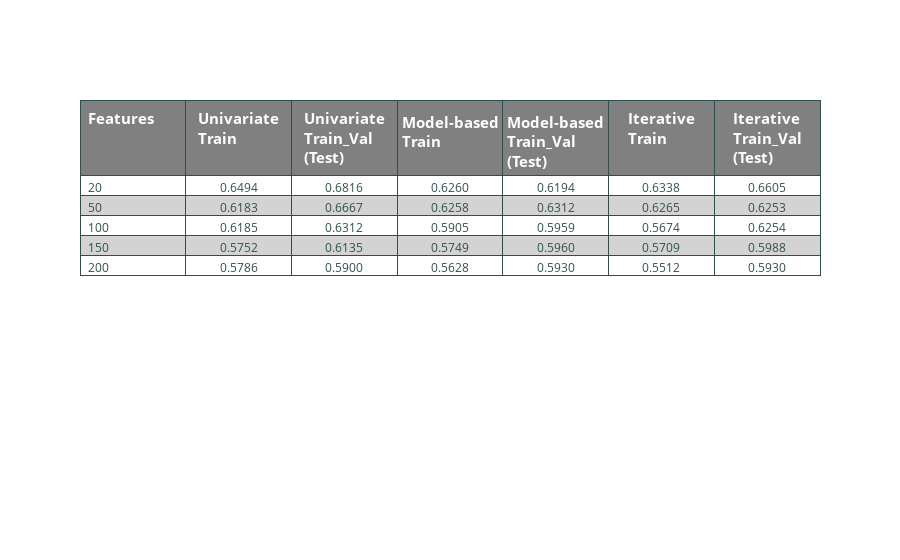

Notebook code for this chart:
### Markdown cell above
### Showing tables of scores

### Code cell
print("All features:")
print("train score: {:.4f}".format(val_score))
print("test score: {:.4f}".format(test_score))

headerColor = 'grey'
rowEvenColor = 'lightgrey'
rowOddColor = 'white'

fig = go.Figure(data=[go.Table(
  header=dict(
    values=['<b>Features</b>','<b>Univariate Train</b>','<b>Univariate Train_Val (Test) </b>','<b>Model-based Train</b>','<b>Model-based Train_Val (Test)</b>','<b>Iterative Train</b>','<b>Iterative Train_Val (Test)</b>'],
    line_color='darkslategray',
    fill_color=headerColor,
    align=['left','center'],
    font=dict(color='white', size=15)
  ),
  cells=dict(
    #Adding the data (results)
    values=[
      number_features,
      train_score_uni,
      test_score_uni,
      train_score_mod,
      test_score_mod,
      train_score_iter,
      test_score_iter],
    line_color='darkslategray',
    # 2-D list of colors for alternating rows
    fill_color = [[rowOddColor,rowEvenColor,rowOddColor, rowEvenColor,rowOddColor]*5],
    align = ['left', 'center'],
    font = dict(color = 'darkslategray', size = 12),
    format=[".0f",".4f"]
    ))
])

fig.show()

### Figure 1 — Plotly figure (JSON) as saved in the notebook; plotly's stock layout.template omitted (floating-point values rounded to 4 significant figures)
{"data": [{"cells": {"align": ["left", "center"], "fill": {"color": [["white", "lightgrey", "white", "lightgrey", "white", "white", "lightgrey", "white", "lightgrey", "white", "white", "lightgrey", "white", "lightgrey", "white", "white", "lightgrey", "white", "lightgrey", "white", "white", "lightgrey", "white", "lightgrey", "white"]]}, "font": {"color": "darkslategray", "size": 12}, "format": [".0f", ".4f"], "line": {"color": "darkslategray"}, "values": [[20, 50, 100, 150, 200], [0.6494, 0.6183, 0.6185, 0.5752, 0.5786], [0.6816, 0.6667, 0.6312, 0.6135, 0.59], [0.626, 0.6258, 0.5905, 0.5749, 0.5628], [0.6194, 0.6312, 0.5959, 0.596, 0.593], [0.6338, 0.6265, 0.5674, 0.5709, 0.5512], [0.6605, 0.6253, 0.6254, 0.5988, 0.593]]}, "header": {"align": ["left", "center"], "fill": {"color": "grey"}, "font": {"color": "white", "size": 15}, "line": {"color": "darkslategray"}, "values": ["<b>Features</b>", "<b>Univariate Train</b>", "<b>Univariate Train_Val (Test) </b>", "<b>Model-based Train</b>", "<b>Model-based Train_Val (Test)</b>", "<b>Iterative Train</b>", "<b>Iterative Train_Val (Test)</b>"]}, "type": "table"}], "layout": {}}
